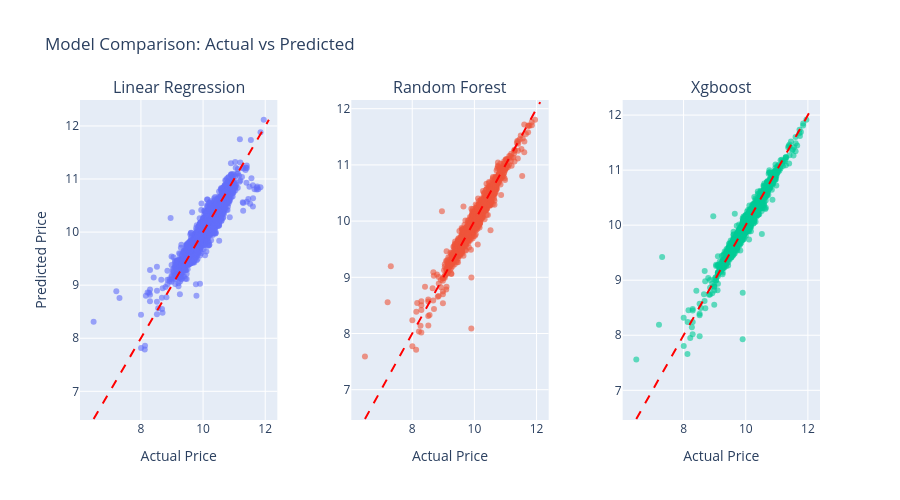

This figure's notebook cell:
### Code cell
# Plot all models at once
fig = MT.plot_actual_vs_predicted_all(
    results=model,
    X_test=X_test_s,
    y_test=y_test,
    title='Model Comparison: Actual vs Predicted',
    xlabel='Actual Price',
    ylabel='Predicted Price'
)
fig.show()

### Figure 1 — Plotly figure (JSON) as saved in the notebook; plotly's stock layout.template omitted (floating-point values rounded to 4 significant figures; data arrays with more than 128 entries replaced by an {"elided": "..."} marker saying what was removed)
{"data": [{"marker": {"opacity": 0.6, "size": 6}, "mode": "markers", "name": "Linear Regression", "showlegend": false, "type": "scatter", "x": {"elided": "2622 float values"}, "xaxis": "x", "y": {"elided": "2622 float values"}, "yaxis": "y"}, {"marker": {"opacity": 0.6, "size": 6}, "mode": "markers", "name": "Random Forest", "showlegend": false, "type": "scatter", "x": {"elided": "2622 float values"}, "xaxis": "x2", "y": {"elided": "2622 float values"}, "yaxis": "y2"}, {"marker": {"opacity": 0.6, "size": 6}, "mode": "markers", "name": "Xgboost", "showlegend": false, "type": "scatter", "x": {"elided": "2622 float values"}, "xaxis": "x3", "y": {"elided": "2622 float values"}, "yaxis": "y3"}], "layout": {"annotations": [{"font": {"size": 16}, "showarrow": false, "text": "Linear Regression", "x": 0.1333, "xanchor": "center", "xref": "paper", "y": 1, "yanchor": "bottom", "yref": "paper"}, {"font": {"size": 16}, "showarrow": false, "text": "Random Forest", "x": 0.5, "xanchor": "center", "xref": "paper", "y": 1, "yanchor": "bottom", "yref": "paper"}, {"font": {"size": 16}, "showarrow": false, "text": "Xgboost", "x": 0.8667, "xanchor": "center", "xref": "paper", "y": 1, "yanchor": "bottom", "yref": "paper"}], "height": 500, "hovermode": "closest", "shapes": [{"line": {"color": "red", "dash": "dash", "width": 2}, "type": "line", "x0": 6.479, "x1": 12.12, "xref": "x", "y0": 6.479, "y1": 12.12, "yref": "y"}, {"line": {"color": "red", "dash": "dash", "width": 2}, "type": "line", "x0": 6.479, "x1": 12.12, "xref": "x2", "y0": 6.479, "y1": 12.12, "yref": "y2"}, {"line": {"color": "red", "dash": "dash", "width": 2}, "type": "line", "x0": 6.479, "x1": 12.12, "xref": "x3", "y0": 6.479, "y1": 12.12, "yref": "y3"}], "showlegend": false, "title": {"text": "Model Comparison: Actual vs Predicted"}, "xaxis": {"anchor": "y", "domain": [0, 0.2667], "title": {"text": "Actual Price"}}, "xaxis2": {"anchor": "y2", "domain": [0.3667, 0.6333], "title": {"text": "Actual Price"}}, "xaxis3": {"anchor": "y3", "domain": [0.7333, 1], "title": {"text": "Actual Price"}}, "yaxis": {"anchor": "x", "domain": [0, 1], "title": {"text": "Predicted Price"}}, "yaxis2": {"anchor": "x2", "domain": [0, 1]}, "yaxis3": {"anchor": "x3", "domain": [0, 1]}}}
